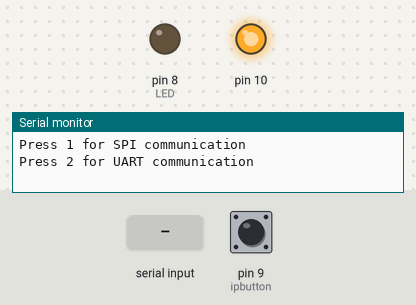
The sketch below on a simulated Arduino Uno, built with avr-gcc and run on an emulated ATmega328P. Parts: output pins drawn as LEDs (lit = HIGH), the last lines printed to the serial monitor. The inputs (shaded band) are chosen by the test bench; at power-on: pin 9 (ipbutton) LOW.

Above: at 1.2 s.
1.3 s: "1" received over Serial
At 3.4 s:
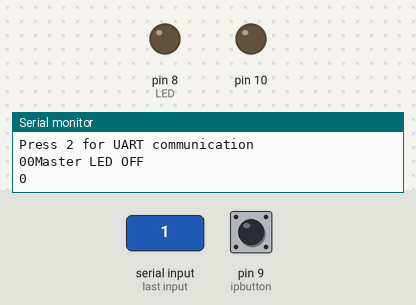
Timing chart, 0 to 4.9 s (numbered marks = the images above; inputs shaded):
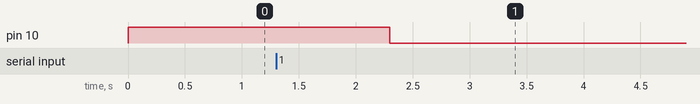

The sketch:

code.ino
```cpp
//SPI MASTER (ARDUINO)
//SPI COMMUNICATION BETWEEN TWO ARDUINO

#include<SPI.h>                             //Library for SPI
#define LED 8
#define ipbutton 9
int buttonvalue;
int x;
void setup (void)
{
  pinMode(9, INPUT_PULLUP); // set push button pin as input
  pinMode(8, OUTPUT);      // set LED pin as output
  digitalWrite(8, LOW);    // switch off LED pin

  Serial.begin(115200);                   //Starts Serial Communication at Baud Rate 115200
  pinMode(ipbutton,INPUT);                //Sets pin 2 as input
  pinMode(LED,OUTPUT);                    //Sets pin 7 as Output
  SPI.begin();                            //Begins the SPI commnuication
  SPI.setClockDivider(SPI_CLOCK_DIV8);    //Sets clock for SPI communication at 8 (16/8=2Mhz)
  digitalWrite(SS,HIGH);                  // Setting SlaveSelect as HIGH (So master doesnt connnect with slave)

  Serial.println("Press 1 for SPI communication");
  Serial.println("Press 2 for UART communication");
}

void loop(void)
{
  while (Serial.available() == 0)
  {   }
    int menuChoice = Serial.parseInt();
  switch (menuChoice)
  {
    case 1:
    {
      byte Mastersend,Mastereceive;
      buttonvalue = digitalRead(ipbutton);   //Reads the status of the pin 2
      if(buttonvalue == HIGH)                //Logic for Setting x value (To be sent to slave) depending upon input from pin 2
      {
        x = 1;
      }
      else
      {
        x = 0;
      }
      digitalWrite(SS, LOW);                  //Starts communication with Slave connected to master
      Mastersend = x;
      Mastereceive=SPI.transfer(Mastersend); //Send the mastersend value to slave also receives value from slave
      Serial.print(x);
      Serial.print(Mastereceive);
      if(Mastereceive == 0)                   //Logic for setting the LED output depending upon value received from slave
      {
        digitalWrite(LED,LOW);              //Sets pin 7 HIGH
        Serial.println("Master LED OFF");
      }
      else
      {
      digitalWrite(LED,HIGH);               //Sets pin 7 LOW
      Serial.println("Master LED ON");
      }
      delay(1000);
    }

    case 2:
    {
    if (Serial.available())
    {
      char data_rcvd = Serial.read();   // read one byte from serial buffer and save to data_rcvd
	    Serial.println(data_rcvd);
      if (data_rcvd == '1')
      {
        digitalWrite(8, HIGH); // switch LED On
      }
      if (data_rcvd == '0')
      {
        digitalWrite(8, LOW);  // switch LED Off
      }
    }
    if (digitalRead(9) == HIGH)
      Serial.write('1');    // send the char '0' to serial if button is not pressed.
    else
      Serial.write('0');                           // send the char '1' to serial if button is pressed.
    }
  }
}
```

Measured:
- after the input at 1.3 s, pin 10: HIGH → LOW after 1.0 s
